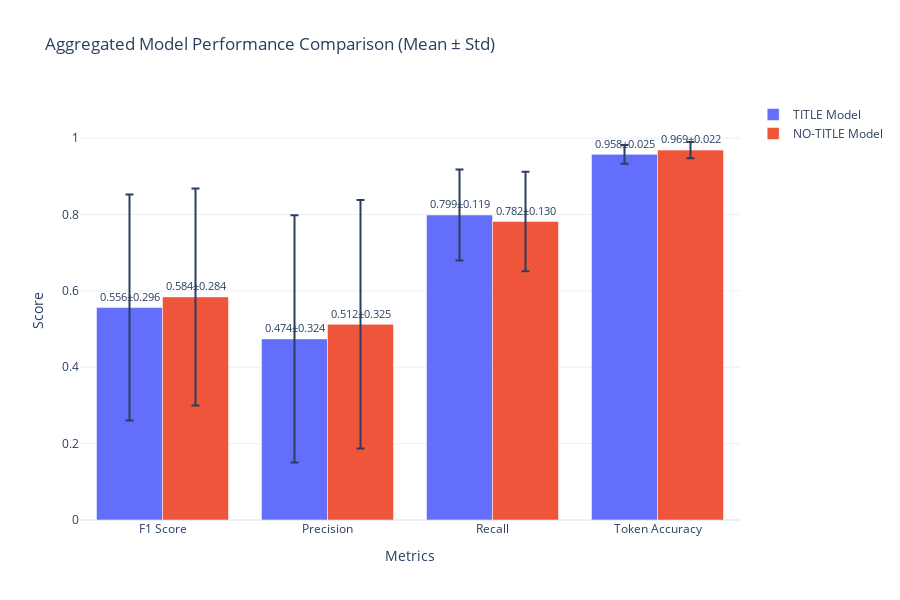

Notebook code cell kept with this figure:
### Code cell
# 2. Aggregated Model Comparison
def create_aggregated_comparison():
    """Create aggregated model comparison with error bars."""
    
    metrics = ['person_f1_mean', 'person_precision_mean', 'person_recall_mean', 'token_accuracy_mean']
    metric_names = ['F1 Score', 'Precision', 'Recall', 'Token Accuracy']
    error_metrics = ['person_f1_std', 'person_precision_std', 'person_recall_std', 'token_accuracy_std']
    
    fig = go.Figure()
    
    x_pos = np.arange(len(metric_names))
    width = 0.35
    
    for i, model_type in enumerate(df_aggregated['model_type']):
        model_data = df_aggregated[df_aggregated['model_type'] == model_type].iloc[0]
        
        values = [model_data[metric] for metric in metrics]
        errors = [model_data[error] for error in error_metrics]
        
        fig.add_trace(go.Bar(
            x=metric_names,
            y=values,
            error_y=dict(type='data', array=errors, visible=True),
            name=f'{model_type} Model',
            text=[f'{v:.3f}±{e:.3f}' for v, e in zip(values, errors)],
            textposition='outside'
        ))
    
    fig.update_layout(
        title="Aggregated Model Performance Comparison (Mean ± Std)",
        xaxis_title="Metrics",
        yaxis_title="Score",
        yaxis=dict(range=[0, 1.1]),
        template="plotly_white",
        height=600
    )
    
    return fig

aggregated_fig = create_aggregated_comparison()
aggregated_fig.show()

# Save the chart
aggregated_fig.write_html(CHARTS_PATH / f"aggregated_comparison_{results_timestamp}.html")
aggregated_fig.write_image(CHARTS_PATH / f"aggregated_comparison_{results_timestamp}.png", width=800, height=600)
print("✅ Aggregated comparison chart saved!")

### Figure 1 — Plotly figure (JSON) as saved in the notebook; plotly's stock layout.template omitted (floating-point values rounded to 4 significant figures)
{"data": [{"error_y": {"array": [0.2958, 0.3237, 0.119, 0.02469], "type": "data", "visible": true}, "name": "TITLE Model", "text": ["0.556±0.296", "0.474±0.324", "0.799±0.119", "0.958±0.025"], "textposition": "outside", "type": "bar", "x": ["F1 Score", "Precision", "Recall", "Token Accuracy"], "y": [0.5563, 0.4743, 0.7988, 0.9577]}, {"error_y": {"array": [0.2842, 0.3254, 0.1302, 0.02152], "type": "data", "visible": true}, "name": "NO-TITLE Model", "text": ["0.584±0.284", "0.512±0.325", "0.782±0.130", "0.969±0.022"], "textposition": "outside", "type": "bar", "x": ["F1 Score", "Precision", "Recall", "Token Accuracy"], "y": [0.5843, 0.5124, 0.7819, 0.9687]}], "layout": {"height": 600, "title": {"text": "Aggregated Model Performance Comparison (Mean ± Std)"}, "xaxis": {"title": {"text": "Metrics"}}, "yaxis": {"range": [0, 1.1], "title": {"text": "Score"}}}}
